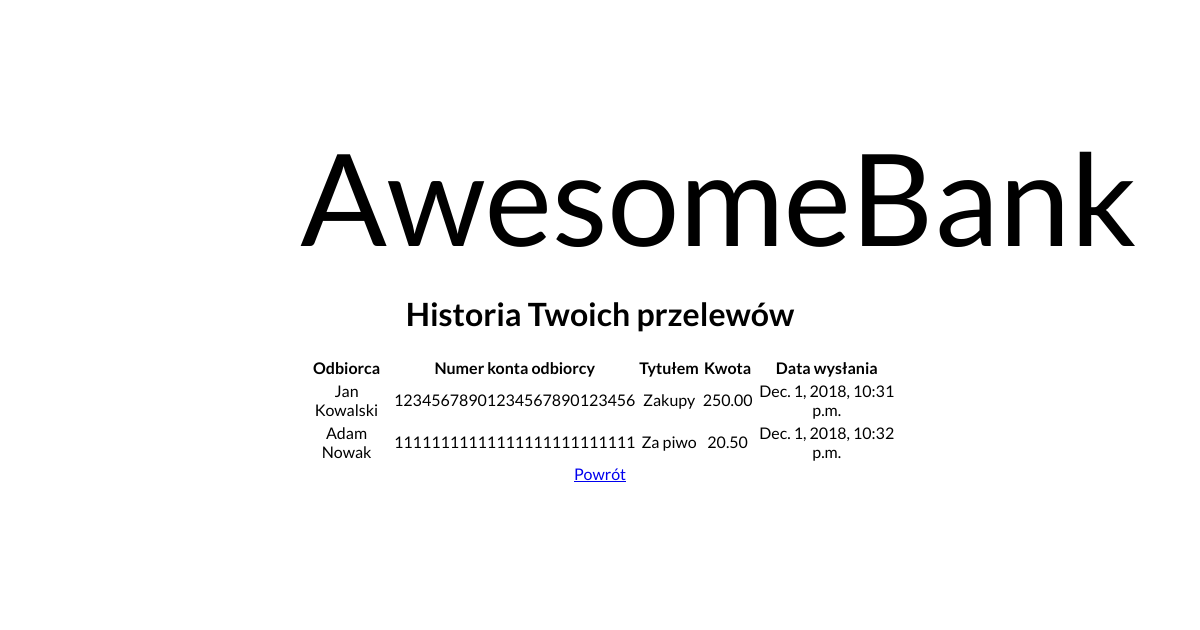
The page /transfers_history (signed in) on the database as committed earlier.
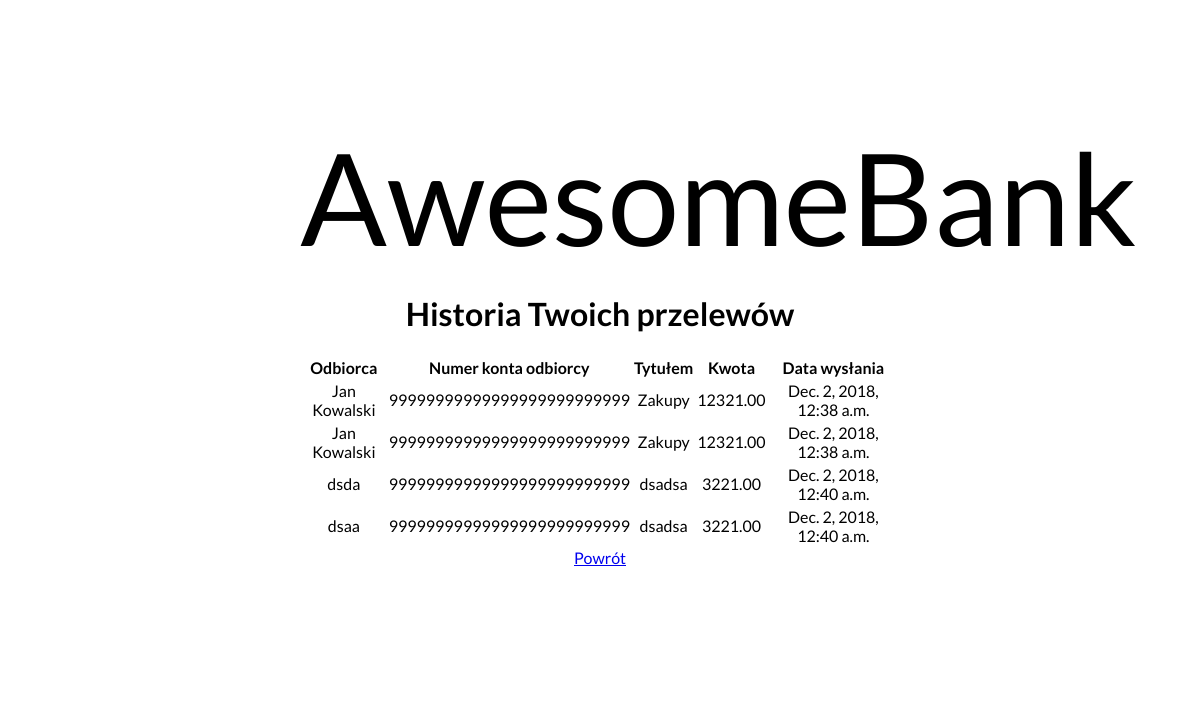
The same page on the database as committed later.
### AwesomeBank/models.py (models this page shows)
class Transfer(models.Model):
    sender = models.ForeignKey(User, null=False, editable=False, on_delete=models.PROTECT)
    recipient_name = models.CharField(null=False, blank=False, max_length=80)
    recipient_account = models.CharField(null=False, max_length=26)
    title = models.CharField(null=False, blank=False, max_length=120)
    amount = models.DecimalField(null=False, decimal_places=2, max_digits=10)
    date = models.DateTimeField(default=timezone.now)

### AwesomeBank/views.py (the view)
# urls.py: path('transfers_history', transfers_history, name='transfers_history'),
def transfers_history(request):
    transfers = []
    for item in Transfer.objects.all():
        if item.sender_id == request.user.id:
            transfers.append(item)
    context = {
        'transfers': transfers
    }
    return render(request, 'transfers_history.html', context)

### templates/transfers_history.html (shortened to what this page needs)
{% extends 'registration/../temp.html' %}
{% block main_content %}
    {% if user.is_authenticated %}
    <h1>Historia Twoich przelewów</h1>
        <form method="post">
            <table>
                <tr>
                    <th>Odbiorca</th>
                    <th>Numer konta odbiorcy</th>
                    <th>Tytułem</th>
                    <th>Kwota</th>
                    <th>Data wysłania</th>
                 </tr>
            {% for t in transfers %}
                <tr>
                    <td>{{ t.recipient_name }}</td>
                    <td>{{ t.recipient_account }}</td>
                    <td>{{ t.title }}</td>
                    <td>{{ t.amount }}</td>
                    <td>{{ t.date }}</td>
                </tr>
            {% endfor %}
            </table>
        </form>
        <a href="{% url 'transfer_sending' %}">Powrót</a>
    {% else %}
        <p>Nie jesteś zalogowany!</p>
        <a href="{% url 'login' %}">Zaloguj się</a>
        <a href="{% url 'signup' %}">Zarejestruj się</a>
    {% endif %}
{% endblock %}

### templates/temp.html (shortened to what this page needs)
{% load static %}
<!DOCTYPE html>
<html lang="en">
<head>
    <link rel="stylesheet" type="text/css" href="{% static 'style.css' %}">
</head>
<body>
<div class="main">
<div class="bank-name">
    AwesomeBank
</div>
    {% block main_content %}
    {% endblock %}
</div>
</body>
</html>

### static/style.css (style rules this page uses)
* { font-family: 'Lato', sans-serif; }
body { margin: 0; padding: 0; background-color: white; background-image: url("bckgrnd.jpg"); background-size: cover; overflow: scroll; }
.bank-name { font-size: 8em; text-decoration-style: solid; text-align: center; }
.main { text-align: center; margin: auto; background-color: rgba(255, 255, 255, 0.8); width: 50%; height: 50%; padding: 10%; }

Rows that differ between the two databases and show on the page:
removed Transfer: recipient_name "Jan Kowalski", recipient_account "12345678901234567890123456", title "Zakupy", amount "250.00", date "Dec. 1, 2018, 10:31 p.m."
removed Transfer: recipient_name "Adam Nowak", recipient_account "11111111111111111111111111", title "Za piwo", amount "20.50", date "Dec. 1, 2018, 10:32 p.m."
added Transfer: recipient_name "Jan Kowalski", recipient_account "99999999999999999999999999", title "Zakupy", amount "12321.00", date "Dec. 2, 2018, 12:38 a.m."
added Transfer: recipient_name "Jan Kowalski", recipient_account "99999999999999999999999999", title "Zakupy", amount "12321.00", date "Dec. 2, 2018, 12:38 a.m."
added Transfer: recipient_name "dsda", recipient_account "99999999999999999999999999", title "dsadsa", amount "3221.00", date "Dec. 2, 2018, 12:40 a.m."
added Transfer: recipient_name "dsaa", recipient_account "99999999999999999999999999", title "dsadsa", amount "3221.00", date "Dec. 2, 2018, 12:40 a.m."
